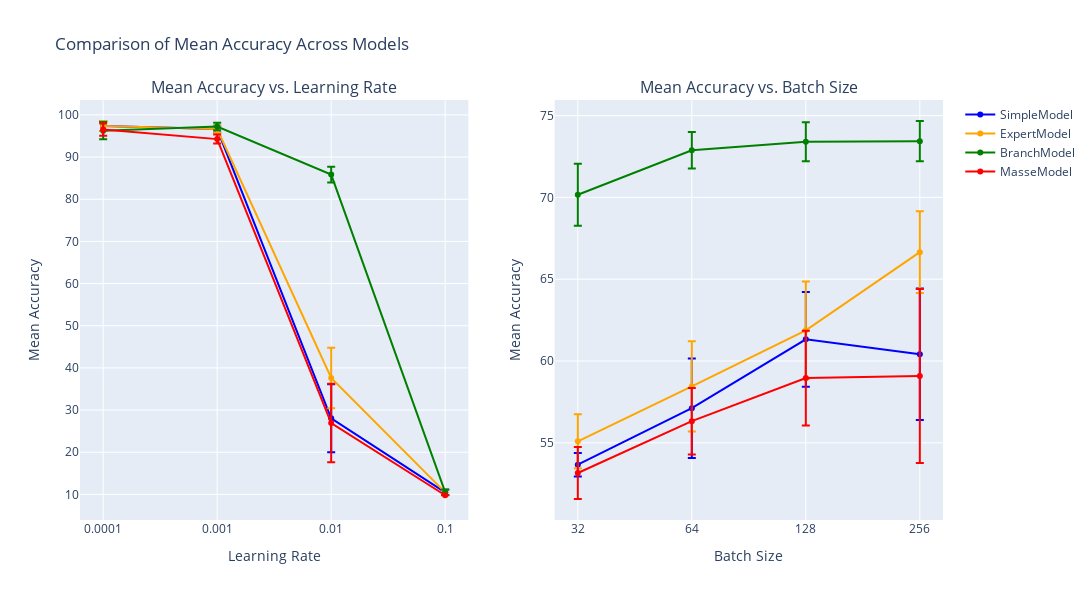

Notebook cell for this chart:
### Code cell
def create_comparison_plots(data):
    df = pd.DataFrame(data)
    
    # Create two subplots: one for lr vs. mean accuracy, another for batch_size vs. mean accuracy
    fig = make_subplots(rows=1, cols=2, subplot_titles=('Mean Accuracy vs. Learning Rate', 'Mean Accuracy vs. Batch Size'))
    
    # Unique models
    models = df['model_name'].unique()
    
    # Define specific colors for visibility and consistency
    colors = {
        models[0]: 'blue',   # Blue for the first model
        models[1]: 'orange', # Orange for the second model
        models[2]: 'green',  # Green for the third model
        models[3]: 'red'     # Red for the fourth model
    }
    
    # First plot: lr vs. mean accuracy
    for i, model in enumerate(models):
        filtered_df = df[df['model_name'] == model]
        grouped = filtered_df.groupby('lr').agg({'ave_mean_accuracy': 'mean', 'std_mean_accuracy': 'mean'})
        
        fig.add_trace(
            go.Scatter(
                x=grouped.index,
                y=grouped['ave_mean_accuracy'],
                error_y=dict(type='data', array=grouped['std_mean_accuracy'], visible=True),
                mode='lines+markers',
                name=model,
                line=dict(color=colors[model]),
                showlegend=True  # Ensure legend is shown for all models in the first subplot
            ), row=1, col=1
        )
    
    # Second plot: batch_size vs. mean accuracy
    for i, model in enumerate(models):
        filtered_df = df[df['model_name'] == model]
        grouped = filtered_df.groupby('batch_size').agg({'ave_mean_accuracy': 'mean', 'std_mean_accuracy': 'mean'})
        
        fig.add_trace(
            go.Scatter(
                x=grouped.index,
                y=grouped['ave_mean_accuracy'],
                error_y=dict(type='data', array=grouped['std_mean_accuracy'], visible=True),
                mode='lines+markers',
                name=model,
                line=dict(color=colors[model]),
                showlegend=False  # Hide legend for this subplot to avoid repetition
            ), row=1, col=2
        )
    
    # Update layout
    fig.update_layout(height=600, width=1200, title_text="Comparison of Mean Accuracy Across Models")
    
    # Update axes
    fig.update_xaxes(title_text="Learning Rate", type='category', row=1, col=1)
    fig.update_yaxes(title_text="Mean Accuracy", row=1, col=1)
    fig.update_xaxes(title_text="Batch Size", type='category', row=1, col=2)
    fig.update_yaxes(title_text="Mean Accuracy", row=1, col=2)
    
    fig.show()
    
create_comparison_plots(final_results)

### Figure 1 — Plotly figure (JSON) as saved in the notebook; plotly's stock layout.template omitted (floating-point values rounded to 4 significant figures)
{"data": [{"error_y": {"array": [1.196, 0.7841, 8.05, 0.6437], "type": "data", "visible": true}, "line": {"color": "blue"}, "mode": "lines+markers", "name": "SimpleModel", "showlegend": true, "type": "scatter", "x": [0.0001, 0.001, 0.01, 0.1], "xaxis": "x", "y": [97.36, 96.64, 28.05, 10.47], "yaxis": "y"}, {"error_y": {"array": [1.198, 0.8573, 7.168, 0.6549], "type": "data", "visible": true}, "line": {"color": "orange"}, "mode": "lines+markers", "name": "ExpertModel", "showlegend": true, "type": "scatter", "x": [0.0001, 0.001, 0.01, 0.1], "xaxis": "x", "y": [97.35, 96.64, 37.6, 10.47], "yaxis": "y"}, {"error_y": {"array": [2.041, 0.8928, 1.848, 0.6628], "type": "data", "visible": true}, "line": {"color": "green"}, "mode": "lines+markers", "name": "BranchModel", "showlegend": true, "type": "scatter", "x": [0.0001, 0.001, 0.01, 0.1], "xaxis": "x", "y": [96.27, 97.25, 85.84, 10.53], "yaxis": "y"}, {"error_y": {"array": [1.453, 1.078, 9.306, 0.0004488], "type": "data", "visible": true}, "line": {"color": "red"}, "mode": "lines+markers", "name": "MasseModel", "showlegend": true, "type": "scatter", "x": [0.0001, 0.001, 0.01, 0.1], "xaxis": "x", "y": [96.52, 94.27, 26.93, 9.8], "yaxis": "y"}, {"error_y": {"array": [0.7161, 3.042, 2.893, 4.022], "type": "data", "visible": true}, "line": {"color": "blue"}, "mode": "lines+markers", "name": "SimpleModel", "showlegend": false, "type": "scatter", "x": [32, 64, 128, 256], "xaxis": "x2", "y": [53.66, 57.12, 61.33, 60.41], "yaxis": "y2"}, {"error_y": {"array": [1.648, 2.752, 2.984, 2.495], "type": "data", "visible": true}, "line": {"color": "orange"}, "mode": "lines+markers", "name": "ExpertModel", "showlegend": false, "type": "scatter", "x": [32, 64, 128, 256], "xaxis": "x2", "y": [55.09, 58.45, 61.87, 66.65], "yaxis": "y2"}, {"error_y": {"array": [1.901, 1.114, 1.196, 1.233], "type": "data", "visible": true}, "line": {"color": "green"}, "mode": "lines+markers", "name": "BranchModel", "showlegend": false, "type": "scatter", "x": [32, 64, 128, 256], "xaxis": "x2", "y": [70.16, 72.88, 73.4, 73.44], "yaxis": "y2"}, {"error_y": {"array": [1.589, 2.032, 2.896, 5.321], "type": "data", "visible": true}, "line": {"color": "red"}, "mode": "lines+markers", "name": "MasseModel", "showlegend": false, "type": "scatter", "x": [32, 64, 128, 256], "xaxis": "x2", "y": [53.15, 56.32, 58.96, 59.08], "yaxis": "y2"}], "layout": {"annotations": [{"font": {"size": 16}, "showarrow": false, "text": "Mean Accuracy vs. Learning Rate", "x": 0.225, "xanchor": "center", "xref": "paper", "y": 1, "yanchor": "bottom", "yref": "paper"}, {"font": {"size": 16}, "showarrow": false, "text": "Mean Accuracy vs. Batch Size", "x": 0.775, "xanchor": "center", "xref": "paper", "y": 1, "yanchor": "bottom", "yref": "paper"}], "height": 600, "title": {"text": "Comparison of Mean Accuracy Across Models"}, "width": 1200, "xaxis": {"anchor": "y", "domain": [0, 0.45], "title": {"text": "Learning Rate"}, "type": "category"}, "xaxis2": {"anchor": "y2", "domain": [0.55, 1], "title": {"text": "Batch Size"}, "type": "category"}, "yaxis": {"anchor": "x", "domain": [0, 1], "title": {"text": "Mean Accuracy"}}, "yaxis2": {"anchor": "x2", "domain": [0, 1], "title": {"text": "Mean Accuracy"}}}}
